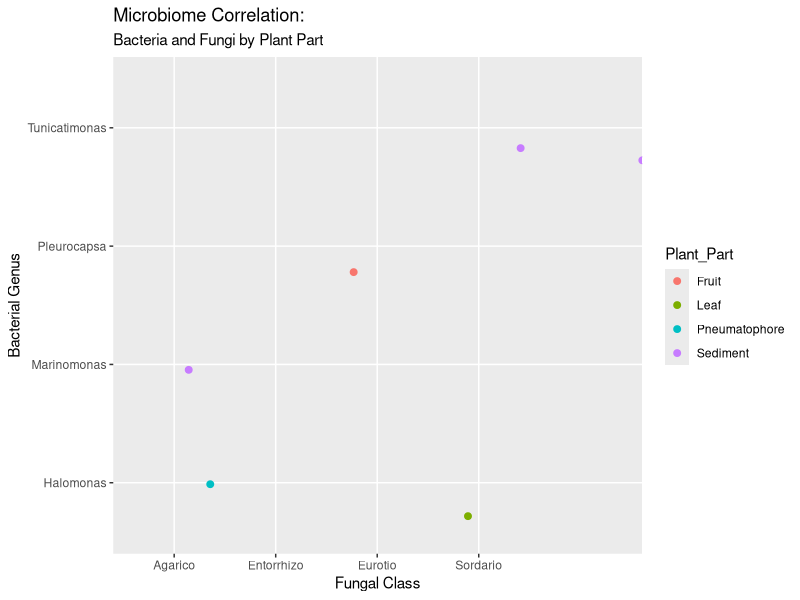

Write R code to recreate this figure.
library(tidyverse)

F_Class <- c("Agarico", "Entorrhizo", "Eurotio", "Sordario", "Entorrhizo", "Sordario")
B_Genus <- c("Pleurocapsa", "Marinomonas", "Halomonas", "Tunicatimonas", "Halomonas", "Tunicatimonas")
Plant_Part <- c("Fruit", "Sediment", "Leaf", "Sediment", "Pneumatophore", "Sediment")

fakdat <- data.frame(cbind(F_Class, B_Genus, Plant_Part))

g <- ggplot(data = fakdat, aes(x=F_Class, y=B_Genus, color=Plant_Part))
g + geom_jitter(width = 2, size = 2) +
  labs(subtitle="Bacteria and Fungi by Plant Part",
       x="Fungal Class",
       y="Bacterial Genus",
       title="Microbiome Correlation:")

write.csv(fakdat, "fake_data.csv")

fakdat

